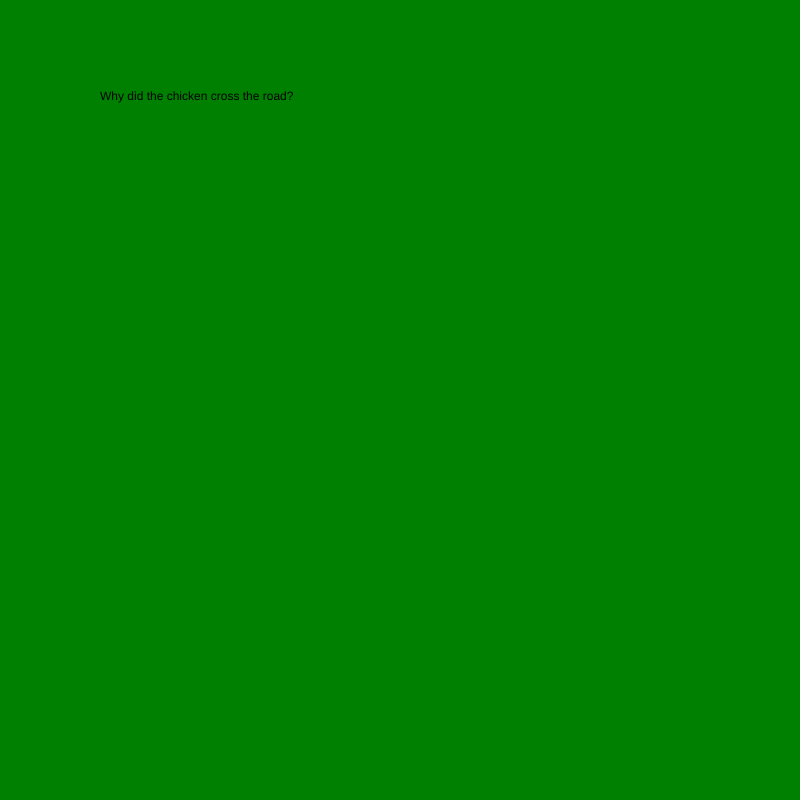
Frame 1 (no input)
Frame 60 (no input): identical to frame 1, image omitted
Frame 120 (the mouse pressed at the canvas centre since frame 60): identical to frame 1, image omitted

The p5.js sketch that drew this single still picture (run headless with seeded random() and noise() and a simulated clock; from frame 60 on, the mouse is pressed at the canvas centre):

// p5.js sketch
// ── sketch.js
var myState = 0 ;

// funciton preload(){
//   // preload goes before setup
// }

function setup() {
  // put setup code here
  createCanvas (800, 800)
}

function draw() {
  // put drawing code here
  background('green') ;
  switch(myState){
    // you can write myState = 1 HERE to test it
    case 0:
    text("Why did the chicken cross the road?", 100, 100) ;
    break ;

    case 1:
    text("to get to the other side hahaha", 100, 100) ;
    break ;

  }
}

function mouseReleased() {
  myState = myState + 1 ;
  if (myState > 1) {
    myState = 0 ;
  }

}
